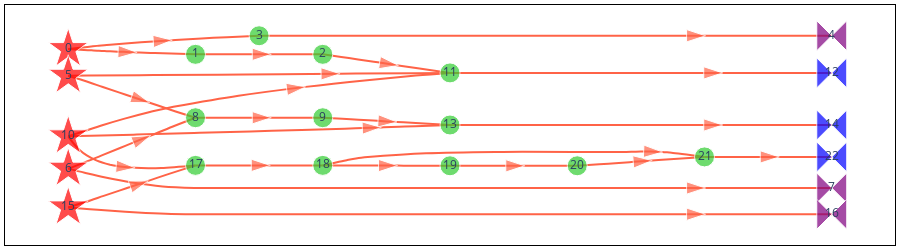

Source (notebook cell):
### Markdown cell above
However, the `samplex` is different. In particular, we notice that the number of sampling nodes (the red star) has increased. The two new nodes are responsible for sampling Pauli terms for the noise injection.

### Code cell
fig = samplex.draw()
fig.update_layout(width=900, height=250)
fig.show()

### Figure 1 — Plotly figure (JSON) as saved in the notebook; plotly's stock layout.template omitted (floating-point values rounded to 4 significant figures; data arrays with more than 128 entries replaced by an {"elided": "..."} marker saying what was removed)
{"data": [{"hoverinfo": "text", "hovertext": {"elided": "262 null values"}, "line": {"color": "tomato", "shape": "spline", "smoothing": 1}, "marker": {"angleref": "previous", "size": {"elided": "262 int values"}, "symbol": {"elided": "262 str values"}}, "mode": "lines+markers", "type": "scatter", "x": {"elided": "262 float values"}, "xaxis": "x", "y": {"elided": "262 float values"}, "yaxis": "y"}, {"hoverinfo": "text", "hoverlabel": {"bgcolor": "lightyellow", "font": {"color": "black", "family": "Times New Roman"}}, "hovertext": ["<b>TwirlSamplingNode(<+lhs_0, +rhs_0>)</b><br>\n• <b>instantiates</b>: {lhs_0: (3, 'VirtualType.PAULI'), rhs_0: (3, 'VirtualType.PAULI')}<br>\n────────────────────────────<b></b><br>\n ▸ <b>LHS Register</b>: 'lhs_0'<br>\n ▸ <b>RHS Register</b>: 'rhs_0'<br>\n ▸ <b>Distribution</b>: UniformPauli(<num_subsystems=3, register_type=VirtualType.PAULI>)", "<b>SliceRegisterNode(<lhs_0(r), +leftwards_1>)</b><br>\n• <b>reads_from</b>: {lhs_0: ([0, 1, 2], 'VirtualType.PAULI')}<br>\n• <b>instantiates</b>: {leftwards_1: (3, 'VirtualType.U2')}<br>\n────────────────────────────<b></b>", "<b>RightU2ParametricMultiplicationNode(<leftwards_1(w)>)</b><br>\n• <b>writes_to</b>: {leftwards_1: ([0, 1, 2], 'VirtualType.U2')}<br>\n────────────────────────────<b></b><br>\n ▸ <b>Operand</b>: 'rx'<br>\n ▸ <b>Parameter Indices</b>: [0, 1, 2]", "<b>SliceRegisterNode(<rhs_0(r), +z2_collect_2>)</b><br>\n• <b>reads_from</b>: {rhs_0: ([0, 1, 2], 'VirtualType.PAULI')}<br>\n• <b>instantiates</b>: {z2_collect_2: (3, 'VirtualType.Z2')}<br>\n────────────────────────────<b></b>", "<b>CollectZ2ToOutputNode(<z2_collect_2(r)>)</b><br>\n• <b>reads_from</b>: {z2_collect_2: ([0, 1, 2], 'VirtualType.Z2')}<br>\n• <b>outputs_to</b>: {measurement_flips.c: ([0, 1, 2], 'VirtualType.Z2')}<br>\n────────────────────────────<b></b><br>\n ▸ <b>Register Name</b>: 'z2_collect_2'<br>\n ▸ <b>Output Name</b>: measurement_flips.c<br>\n ▸ <b>Subsystem Indices</b>: [0 1 2]", "<b>TwirlSamplingNode(<+lhs_3, +rhs_3>)</b><br>\n• <b>instantiates</b>: {lhs_3: (2, 'VirtualType.PAULI'), rhs_3: (2, 'VirtualType.PAULI')}<br>\n────────────────────────────<b></b><br>\n ▸ <b>LHS Register</b>: 'lhs_3'<br>\n ▸ <b>RHS Register</b>: 'rhs_3'<br>\n ▸ <b>Distribution</b>: UniformPauli(<num_subsystems=2, register_type=VirtualType.PAULI>)", "<b>InjectNoiseNode(<+inject_noise_4, +sign_4>)</b><br>\n• <b>instantiates</b>: {inject_noise_4: (2, 'VirtualType.PAULI'), sign_4: (1, 'VirtualType.Z2')}<br>\n────────────────────────────<b></b><br>\n ▸ <b>Register Name</b>: 'inject_noise_4'<br>\n ▸ <b>Subsystems</b>: 2<br>\n ▸ <b>Noise Reference</b>: 'r1'<br>\n ▸ <b>Modifier Reference</b>: 'm1'", "<b>CollectZ2ToOutputNode(<sign_4(r)>)</b><br>\n• <b>reads_from</b>: {sign_4: ([0], 'VirtualType.Z2')}<br>\n• <b>outputs_to</b>: {pauli_signs: ([1], 'VirtualType.Z2')}<br>\n────────────────────────────<b></b><br>\n ▸ <b>Register Name</b>: 'sign_4'<br>\n ▸ <b>Output Name</b>: pauli_signs<br>\n ▸ <b>Subsystem Indices</b>: [0]", "<b>CombineRegistersNode(<inject_noise_4(r), lhs_3(r), +leftwards_5>)</b><br>\n• <b>reads_from</b>: {inject_noise_4: ([0, 1], 'VirtualType.PAULI'), lhs_3: ([0, 1], 'VirtualType.PAULI')}<br>\n• <b>instantiates</b>: {leftwards_5: (2, 'VirtualType.PAULI')}<br>\n────────────────────────────<b></b><br>\n ▸ <b>Output Type</b>: PAULI<br>\n ▸ <b>Output Num Subsystems</b>: 2<br>\n ▸ <b>Operands</b>: {'lhs_3': ([0, 1], [0, 1], 'VirtualType.PAULI'), 'inject_noise_4': ([0, 1], [0, 1], 'VirtualType.PAULI')}", "<b>PauliPastCliffordNode(<leftwards_5(r), leftwards_5(w)>)</b><br>\n• <b>reads_from</b>: {leftwards_5: ([0, 1], 'VirtualType.PAULI')}<br>\n• <b>writes_to</b>: {leftwards_5: ([0, 1], 'VirtualType.PAULI')}<br>\n────────────────────────────<b></b><br>\n ▸ <b>Operation</b>: 'cx'<br>\n ▸ <b>Register Name</b>: 'leftwards_5'<br>\n ▸ <b>Subsystem Indices</b>: [[0, 1]]", "<b>TwirlSamplingNode(<+lhs_6, +rhs_6>)</b><br>\n• <b>instantiates</b>: {lhs_6: (2, 'VirtualType.PAULI'), rhs_6: (2, 'VirtualType.PAULI')}<br>\n────────────────────────────<b></b><br>\n ▸ <b>LHS Register</b>: 'lhs_6'<br>\n ▸ <b>RHS Register</b>: 'rhs_6'<br>\n ▸ <b>Distribution</b>: UniformPauli(<num_subsystems=2, register_type=VirtualType.PAULI>)", "<b>CombineRegistersNode(<leftwards_1(r), rhs_3(r), rhs_6(r), +collect_7>)</b><br>\n• <b>reads_from</b>\n</br>&nbsp;&nbsp;&nbsp;&nbsp;&nbsp;• leftwards_1: ([0, 1, 2], 'VirtualType.U2')\n</br>&nbsp;&nbsp;&nbsp;&nbsp;&nbsp;• rhs_3: ([0, 1], 'VirtualType.PAULI')\n</br>&nbsp;&nbsp;&nbsp;&nbsp;&nbsp;• rhs_6: ([0], 'VirtualType.PAULI')<br>\n• <b>instantiates</b>: {collect_7: (3, 'VirtualType.U2')}<br>\n────────────────────────────<b></b><br>\n ▸ <b>Output Type</b>: U2<br>\n ▸ <b>Output Num Subsystems</b>: 3<br>\n ▸ <b>Operands</b>: {'leftwards_1': ([2, 1, 0], [0, 1, 2], 'VirtualType.U2'), 'rhs_3': ([0, 1], [1, 2], 'VirtualType.PAULI'), 'rhs_6': ([0], [0], 'VirtualType.PAULI')}", "<b>CollectTemplateValues(<collect_7(r)>)</b><br>\n• <b>reads_from</b>: {collect_7: ([0, 1, 2], 'VirtualType.U2')}<br>\n────────────────────────────<b></b><br>\n ▸ <b>Output Name</b>: 'parameter_values'<br>\n ▸ <b>Template Indices</b>: [[12, 13, 14], [15, 16, 17], [18, 19, 20]]<br>\n ▸ <b>Register Name</b>: 'collect_7'<br>\n ▸ <b><class 'samplomatic.synths.synth.Synth'></b>: RzSxSynth(<num_qubits_per_subsystem=1, num_params_per_subsystem=3>)", "<b>CombineRegistersNode(<leftwards_5(r), rhs_6(r), +collect_8>)</b><br>\n• <b>reads_from</b>: {leftwards_5: ([0, 1], 'VirtualType.PAULI'), rhs_6: ([1], 'VirtualType.PAULI')}<br>\n• <b>instantiates</b>: {collect_8: (2, 'VirtualType.U2')}<br>\n────────────────────────────<b></b><br>\n ▸ <b>Output Type</b>: U2<br>\n ▸ <b>Output Num Subsystems</b>: 2<br>\n ▸ <b>Operands</b>: {'leftwards_5': ([0, 1], [0, 1], 'VirtualType.PAULI'), 'rhs_6': ([1], [0], 'VirtualType.PAULI')}", "<b>CollectTemplateValues(<collect_8(r)>)</b><br>\n• <b>reads_from</b>: {collect_8: ([0, 1], 'VirtualType.U2')}<br>\n────────────────────────────<b></b><br>\n ▸ <b>Output Name</b>: 'parameter_values'<br>\n ▸ <b>Template Indices</b>: [[6, 7, 8], [9, 10, 11]]<br>\n ▸ <b>Register Name</b>: 'collect_8'<br>\n ▸ <b><class 'samplomatic.synths.synth.Synth'></b>: RzSxSynth(<num_qubits_per_subsystem=1, num_params_per_subsystem=3>)", "<b>InjectNoiseNode(<+inject_noise_9, +sign_9>)</b><br>\n• <b>instantiates</b>: {inject_noise_9: (2, 'VirtualType.PAULI'), sign_9: (1, 'VirtualType.Z2')}<br>\n────────────────────────────<b></b><br>\n ▸ <b>Register Name</b>: 'inject_noise_9'<br>\n ▸ <b>Subsystems</b>: 2<br>\n ▸ <b>Noise Reference</b>: 'r0'<br>\n ▸ <b>Modifier Reference</b>: 'm0'", "<b>CollectZ2ToOutputNode(<sign_9(r)>)</b><br>\n• <b>reads_from</b>: {sign_9: ([0], 'VirtualType.Z2')}<br>\n• <b>outputs_to</b>: {pauli_signs: ([0], 'VirtualType.Z2')}<br>\n────────────────────────────<b></b><br>\n ▸ <b>Register Name</b>: 'sign_9'<br>\n ▸ <b>Output Name</b>: pauli_signs<br>\n ▸ <b>Subsystem Indices</b>: [0]", "<b>CombineRegistersNode(<inject_noise_9(r), lhs_6(r), +leftwards_10>)</b><br>\n• <b>reads_from</b>: {inject_noise_9: ([0, 1], 'VirtualType.PAULI'), lhs_6: ([0, 1], 'VirtualType.PAULI')}<br>\n• <b>instantiates</b>: {leftwards_10: (2, 'VirtualType.PAULI')}<br>\n────────────────────────────<b></b><br>\n ▸ <b>Output Type</b>: PAULI<br>\n ▸ <b>Output Num Subsystems</b>: 2<br>\n ▸ <b>Operands</b>: {'lhs_6': ([0, 1], [0, 1], 'VirtualType.PAULI'), 'inject_noise_9': ([0, 1], [0, 1], 'VirtualType.PAULI')}", "<b>PauliPastCliffordNode(<leftwards_10(r), leftwards_10(w)>)</b><br>\n• <b>reads_from</b>: {leftwards_10: ([0, 1], 'VirtualType.PAULI')}<br>\n• <b>writes_to</b>: {leftwards_10: ([0, 1], 'VirtualType.PAULI')}<br>\n────────────────────────────<b></b><br>\n ▸ <b>Operation</b>: 'cx'<br>\n ▸ <b>Register Name</b>: 'leftwards_10'<br>\n ▸ <b>Subsystem Indices</b>: [[0, 1]]", "<b>SliceRegisterNode(<leftwards_10(r), +leftwards_11>)</b><br>\n• <b>reads_from</b>: {leftwards_10: ([0], 'VirtualType.PAULI')}<br>\n• <b>instantiates</b>: {leftwards_11: (1, 'VirtualType.U2')}<br>\n────────────────────────────<b></b>", "<b>RightMultiplicationNode(<leftwards_11(w)>)</b><br>\n• <b>writes_to</b>: {leftwards_11: ([0], 'VirtualType.U2')}<br>\n────────────────────────────<b></b><br>\n ▸ <b>Fixed Operand</b>: U2Register(<1, 1>)", "<b>CombineRegistersNode(<leftwards_10(r), leftwards_11(r), +collect_12>)</b><br>\n• <b>reads_from</b>: {leftwards_10: ([1], 'VirtualType.PAULI'), leftwards_11: ([0], 'VirtualType.U2')}<br>\n• <b>instantiates</b>: {collect_12: (2, 'VirtualType.U2')}<br>\n────────────────────────────<b></b><br>\n ▸ <b>Output Type</b>: U2<br>\n ▸ <b>Output Num Subsystems</b>: 2<br>\n ▸ <b>Operands</b>: {'leftwards_10': ([1], [1], 'VirtualType.PAULI'), 'leftwards_11': ([0], [0], 'VirtualType.U2')}", "<b>CollectTemplateValues(<collect_12(r)>)</b><br>\n• <b>reads_from</b>: {collect_12: ([0, 1], 'VirtualType.U2')}<br>\n────────────────────────────<b></b><br>\n ▸ <b>Output Name</b>: 'parameter_values'<br>\n ▸ <b>Template Indices</b>: [[0, 1, 2], [3, 4, 5]]<br>\n ▸ <b>Register Name</b>: 'collect_12'<br>\n ▸ <b><class 'samplomatic.synths.synth.Synth'></b>: RzSxSynth(<num_qubits_per_subsystem=1, num_params_per_subsystem=3>)"], "marker": {"color": ["red", "limegreen", "limegreen", "limegreen", "purple", "red", "red", "purple", "limegreen", "limegreen", "red", "limegreen", "blue", "limegreen", "blue", "red", "purple", "limegreen", "limegreen", "limegreen", "limegreen", "limegreen", "blue"], "size": [30, 20, 20, 20, 30, 30, 30, 30, 20, 20, 30, 20, 30, 20, 30, 30, 30, 20, 20, 20, 20, 20, 30], "symbol": ["star", "circle", "circle", "circle", "bowtie", "star", "star", "bowtie", "circle", "circle", "star", "circle", "bowtie", "circle", "bowtie", "star", "bowtie", "circle", "circle", "circle", "circle", "circle", "bowtie"]}, "mode": "markers+text", "text": ["0", "1", "2", "3", "4", "5", "6", "7", "8", "9", "10", "11", "12", "13", "14", "15", "16", "17", "18", "19", "20", "21", "22"], "type": "scatter", "x": [0.2796, 1.891, 3.502, 2.696, 9.947, 0.2796, 0.2796, 9.947, 1.891, 3.502, 0.2796, 5.113, 9.947, 5.113, 9.947, 0.2796, 9.947, 1.891, 3.502, 5.113, 6.725, 8.336, 9.947], "xaxis": "x", "y": [5.96, 5.78, 5.78, 6.418, 6.418, 5.043, 1.849, 1.182, 3.599, 3.599, 2.96, 5.141, 5.141, 3.349, 3.349, 0.5157, 0.2796, 1.96, 1.96, 1.946, 1.946, 2.252, 2.252], "yaxis": "y"}], "layout": {"height": 250, "margin": {"b": 5, "l": 5, "r": 5, "t": 5}, "paper_bgcolor": "white", "plot_bgcolor": "rgba(0,0,0,0)", "showlegend": false, "width": 900, "xaxis": {"anchor": "y", "domain": [0, 1], "linecolor": "black", "linewidth": 1, "mirror": true, "showgrid": false, "showline": true, "showticklabels": false, "zeroline": false}, "yaxis": {"anchor": "x", "domain": [0, 1], "linecolor": "black", "linewidth": 1, "mirror": true, "showgrid": false, "showline": true, "showticklabels": false, "zeroline": false}}}
